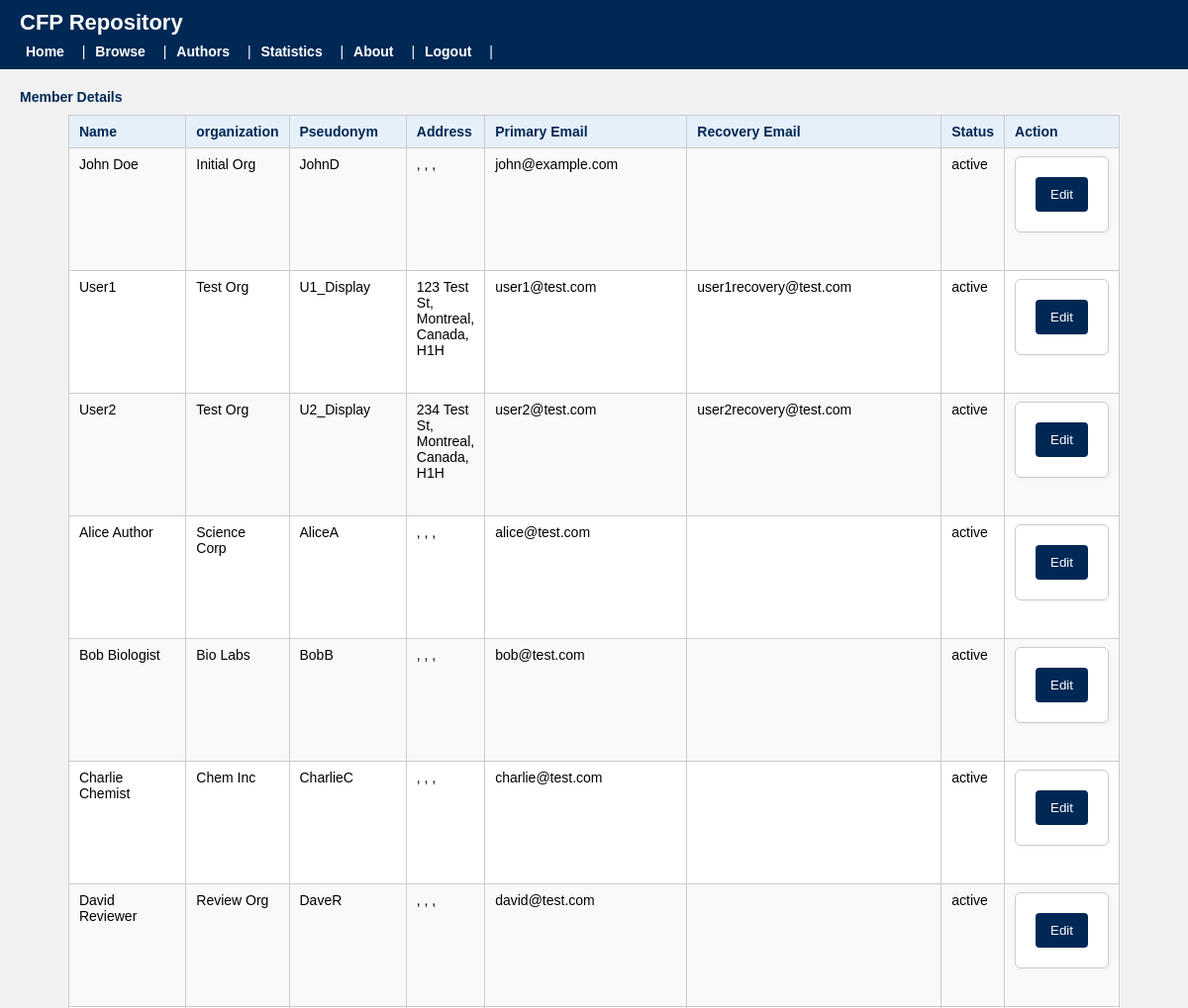
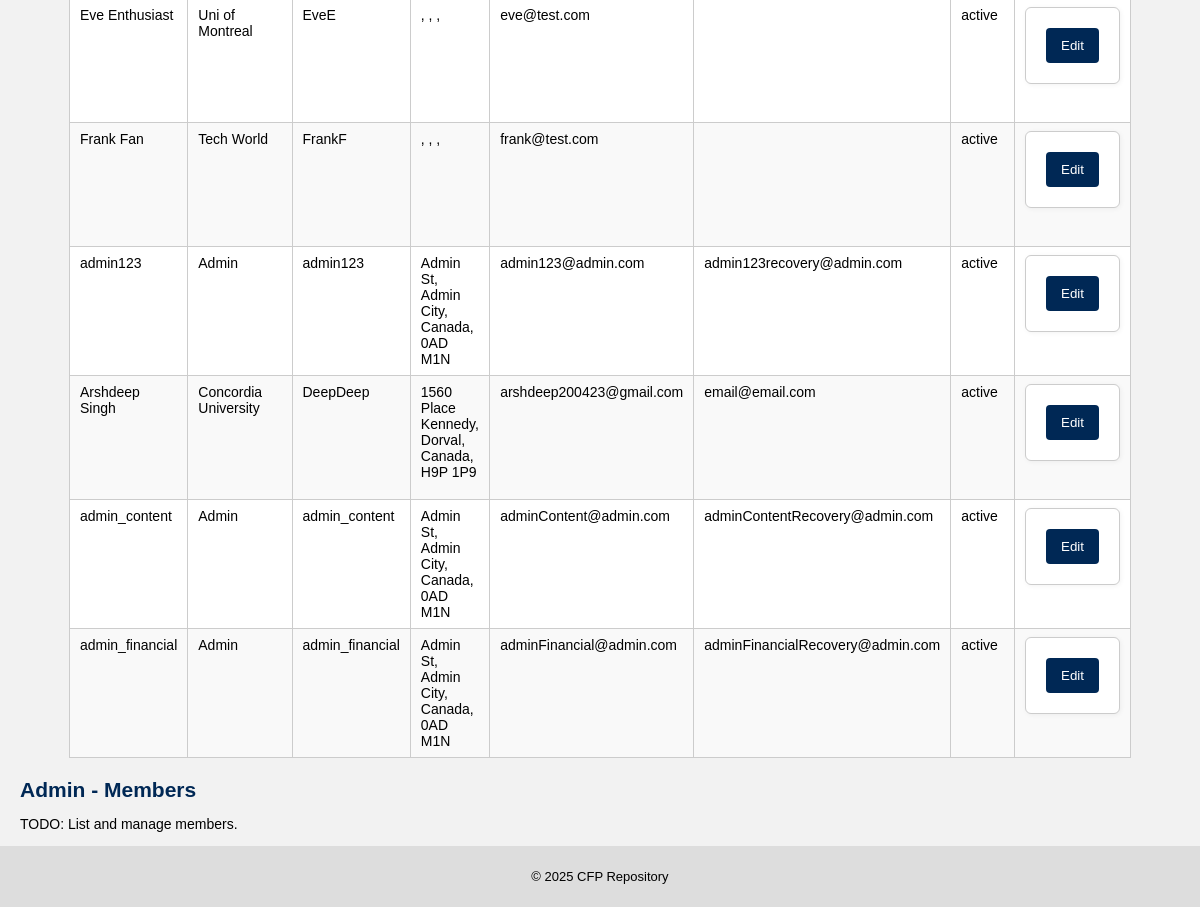
/admin_members.php (signed in), run on the app's committed database (2 pictures, top to bottom).
### tables this page shows
CREATE TABLE `member` (
  `member_id` int(11) NOT NULL,
  `name` varchar(100) NOT NULL,
  `organization` varchar(100) NOT NULL,
  `primary_email` varchar(100) NOT NULL,
  `recovery_email` varchar(100) DEFAULT NULL,
  `password_hash` varchar(255) NOT NULL,
  `pseudonym` varchar(50) NOT NULL,
  `verification_matrix` varchar(255) DEFAULT NULL,
  `matrix_expiry_date` date DEFAULT NULL,
  `join_date` date NOT NULL,
  `status` enum('active','suspended','blacklisted') DEFAULT 'active',
  `download_limit` int(11) DEFAULT NULL,
  `street` varchar(100) DEFAULT NULL,
  `city` varchar(50) DEFAULT NULL,
  `state` varchar(50) DEFAULT NULL,
  `country` varchar(50) DEFAULT NULL,
  `postal_code` varchar(20) DEFAULT NULL,
  `introduced_by` int(11) DEFAULT NULL
);

### admin_members.php (the view, shortened to what this page needs)
<?php
require 'db.php';
if (isset($_SESSION['member_id'])) {
    include 'header.php';
    $sql_member_details = "SELECT *
                           FROM member";
    $result_member_details = mysqli_query($conn, $sql_member_details);
    echo '
    <h4>Member Details</h4>
        <table border="1">
            <tr>
                <th>Name</th>
                <th>organization</th>
                <th>Pseudonym</th>
                <th>Address</th>
                <th>Primary Email</th>
                <th>Recovery Email</th>
                <th>Status</th>
                <th>Action</th>
            </tr>
    ';
    while ($row = mysqli_fetch_assoc($result_member_details)) {
        echo '
            <tr>
                <td>' . htmlspecialchars($row['name']) . '</td>
                <td>' . htmlspecialchars($row['organization']) . '</td>
                <td>' . htmlspecialchars($row['pseudonym']) . '</td>
                <td>' .
                    htmlspecialchars($row['street']) . ', ' .
                    htmlspecialchars($row['city']) . ', ' .
                    htmlspecialchars($row['country']) . ', ' .
                    htmlspecialchars($row['postal_code']) .
                '</td>
                <td>' . htmlspecialchars($row['primary_email']) . '</td>
                <td>' . htmlspecialchars($row['recovery_email']) . '</td>
                <td>' . htmlspecialchars($row['status']) . '</td>
                <td>
                    <form action="admin_members_edit.php" method="get">
                        <input type="hidden" name="member_id" value="' . (int)$row['member_id'] . '">
                        <input type="hidden" name="name" value="' . htmlspecialchars($row['name'], ENT_QUOTES) . '">
                        <input type="hidden" name="organization" value="' . htmlspecialchars($row['organization'], ENT_QUOTES) . '">
                        <input type="hidden" name="pseudonym" value="' . htmlspecialchars($row['pseudonym'], ENT_QUOTES) . '">
                        <input type="hidden" name="street" value="' . htmlspecialchars($row['street'], ENT_QUOTES) . '">
                        <input type="hidden" name="city" value="' . htmlspecialchars($row['city'], ENT_QUOTES) . '">
                        <input type="hidden" name="country" value="' . htmlspecialchars($row['country'], ENT_QUOTES) . '">
                        <input type="hidden" name="postal_code" value="' . htmlspecialchars($row['postal_code'], ENT_QUOTES) . '">
                        <input type="hidden" name="primary_email" value="' . htmlspecialchars($row['primary_email'], ENT_QUOTES) . '">
                        <input type="hidden" name="recovery_email" value="' . htmlspecialchars($row['recovery_email'], ENT_QUOTES) . '">
                        <input type="hidden" name="status" value="' . htmlspecialchars($row['status'], ENT_QUOTES) . '">
                        <button type="submit">Edit</button>
                    </form>
                </td>
            </tr>';
    }
    echo '</table>';
} else {
    header("Location: login.php");
}
?>
<h2>Admin - Members</h2>
<p>TODO: List and manage members.</p>
<?php include 'footer.php'; ?>

### css/style.css (style rules this page uses)
:root { --primary: #002855; --secondary: #f2f2f2; --accent: #005fa3; --danger: #b30000; }
body { font-family: Arial, Helvetica, sans-serif; font-size: 14px; margin: 0; padding: 0 20px; background-color: var(--secondary); }
h2, h3, h4 { margin-top: 20px; margin-bottom: 10px; color: var(--primary); }
table { border-collapse: collapse; width: 100%; margin: 10px 0 20px 0; background-color: #ffffff; }
th, td { border: 1px solid #cccccc; padding: 8px 10px; text-align: left; vertical-align: top; }
th { background-color: #e6f0fa; font-weight: bold; color: var(--primary); }
tr:nth-child(even) { background-color: #f9f9f9; }
form { max-width: 400px; padding: 20px; background-color: white; border: 1px solid #ccc; border-radius: 6px; box-shadow: 1px 1px 5px rgba(0,0,0,0.05); margin-bottom: 30px; }
button[type="submit"] { background-color: var(--primary); color: white; padding: 10px 15px; border: none; border-radius: 4px; cursor: pointer; }
table { border-collapse: collapse; width: 80%; max-width: 900px; margin: 10px auto 20px; background-color: #ffffff; }

### data on the page
member: name "John Doe", organization "Initial Org", pseudonym "JohnD", primary_email "john@example.com", status "active"
member: name "User1", organization "Test Org", pseudonym "U1_Display", street "123 Test St", city "Montreal", country "Canada", postal_code "H1H", primary_email "user1@test.com", recovery_email "user1recovery@test.com", status "active"
member: name "User2", organization "Test Org", pseudonym "U2_Display", street "234 Test St", city "Montreal", country "Canada", postal_code "H1H", primary_email "user2@test.com", recovery_email "user2recovery@test.com", status "active"
member: name "Alice Author", organization "Science Corp", pseudonym "AliceA", primary_email "alice@test.com", status "active"
member: name "Bob Biologist", organization "Bio Labs", pseudonym "BobB", primary_email "bob@test.com", status "active"
member: name "Charlie Chemist", organization "Chem Inc", pseudonym "CharlieC", primary_email "charlie@test.com", status "active"
member: name "David Reviewer", organization "Review Org", pseudonym "DaveR", primary_email "david@test.com", status "active"
member: name "Eve Enthusiast", organization "Uni of Montreal", pseudonym "EveE", primary_email "eve@test.com", status "active"
member: name "Frank Fan", organization "Tech World", pseudonym "FrankF", primary_email "frank@test.com", status "active"
member: name "admin123", organization "Admin", pseudonym "admin123", street "Admin St", city "Admin City", country "Canada", postal_code "0AD M1N", primary_email "admin123@admin.com", recovery_email "admin123recovery@admin.com", status "active"
member: name "Arshdeep Singh", organization "Concordia University", pseudonym "DeepDeep", street "1560 Place Kennedy", city "Dorval", country "Canada", postal_code "H9P 1P9", primary_email "arshdeep200423@gmail.com", recovery_email "email@email.com", status "active"
member: name "admin_content", organization "Admin", pseudonym "admin_content", street "Admin St", city "Admin City", country "Canada", postal_code "0AD M1N", primary_email "adminContent@admin.com", recovery_email "adminContentRecovery@admin.com", status "active"
member: name "admin_financial", organization "Admin", pseudonym "admin_financial", street "Admin St", city "Admin City", country "Canada", postal_code "0AD M1N", primary_email "adminFinancial@admin.com", recovery_email "adminFinancialRecovery@admin.com", status "active"
